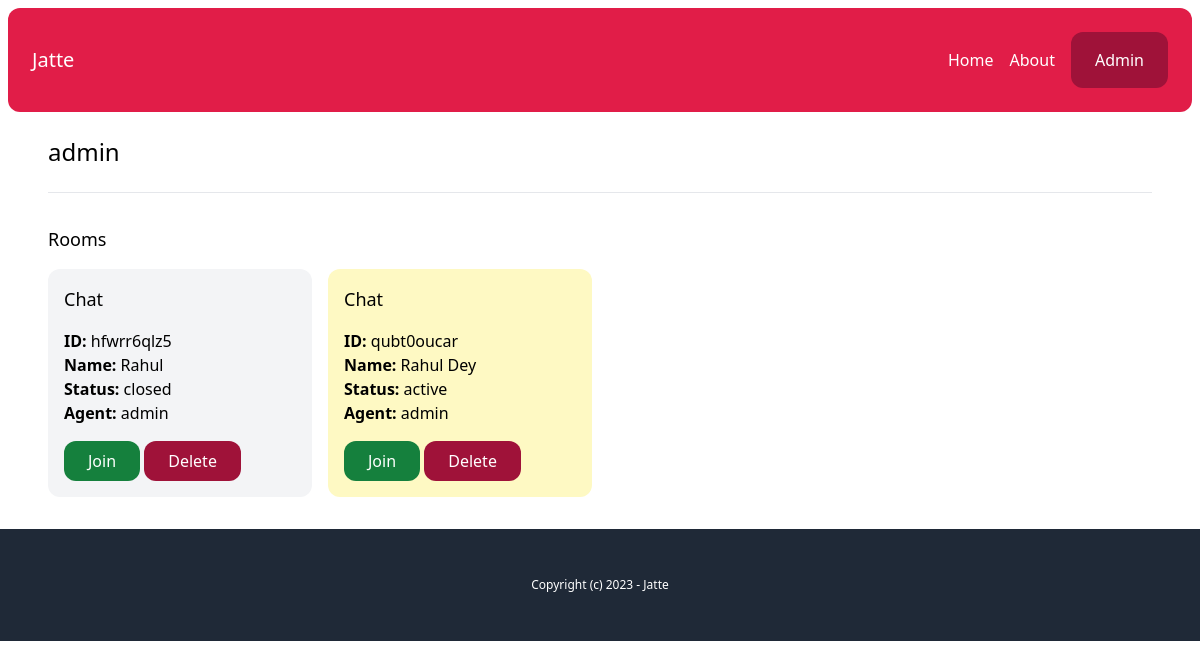
The app's page /chat-admin/users/d55b9708-240c-491c-9706-deb8e9afe98f (signed in) with its own data.
### account/models.py (models this page shows)
class User(AbstractBaseUser, PermissionsMixin):
    AGENT = 'agent'
    MANAGER = 'manager'
    ROLES_CHOICES = (
        (AGENT, 'Agent'),
        (MANAGER, 'Manager'),
    )
    id = models.UUIDField(primary_key=True, default=uuid.uuid4, editable=False)
    email = models.EmailField(unique=True)
    name = models.CharField(max_length=255, blank=True, default='')
    role = models.CharField(max_length=20, choices=ROLES_CHOICES, default=AGENT)
    is_active = models.BooleanField(default=True)
    is_superuser = models.BooleanField(default=False)
    is_staff = models.BooleanField(default=False)
    date_joined = models.DateTimeField(default=timezone.now)
    last_login = models.DateTimeField(blank=True, null=True)
    objects = CustomUserManager()
    USERNAME_FIELD = 'email'
    EMAIL_FIELD = 'email'
    REQUIRED_FIELDS = ['name']

### chat/models.py (models this page shows, shortened)
class Room(models.Model):
    WAITING = 'waiting'
    ACTIVE = 'active'
    CLOSED = 'closed'
    CHOICES_STATUS = (
        (WAITING, 'waiting'),
        (ACTIVE, 'active'),
        (CLOSED, 'closed'),
    )
    uuid = models.CharField(max_length=255)
    client = models.CharField(max_length=255)
    agent = models.ForeignKey(User, related_name='rooms', null=True, blank=True, on_delete=models.SET_NULL)
    messages = models.ManyToManyField(Message, blank=True)
    url = models.CharField(max_length=255, blank=True, null=True)
    status = models.CharField(max_length=20, choices=CHOICES_STATUS, default=WAITING)
    created_at = models.DateTimeField(auto_now_add=True)
    class Meta:
        ordering = ('-created_at',)

### chat/views.py (the view)
# urls.py: path('chat-admin/users/<uuid:uuid>', views.user_detail, name='user_detail'),
@login_required
def user_detail(request, uuid):
    user = User.objects.get(pk=uuid)
    rooms = user.rooms.all()
    return render(request, 'chat/user_detail.html', {
        'user':user,
        'rooms':rooms
    })

### chat/templates/chat/user_detail.html
{% extends 'core/base.html' %}
{% block content %}
    <h1 class="text-2xl">{{ user.name }}</h1>
    <hr class="my-6">
        {% include 'chat/partials/room_list.html' %}
{% endblock %}

### chat/templates/chat/partials/room_list.html
<div class="mt-8">
    <h2 class="mb-4 text-lg">Rooms</h2>
    <div class="grid grid-cols-4 gap-4">
        {% for room in rooms %}
            <div class="p-4 rounded-xl {% if room.status == 'waiting' %} bg-emerald-100 {% elif room.status == 'active' %} bg-yellow-100 {% else %} bg-gray-100 {% endif %}">
                <h3 class="mb-4 text-lg">Chat</h3>
                <p>
                    <b>ID:</b> {{room.uuid}} <br>
                    <b>Name:</b> {{room.client}} <br>
                    <b>Status:</b> {{room.get_status_display}} <br>
                    <b>Agent: </b>{% firstof room.agent.name 'None yet...' %}
                </p>
                <a href="{% url 'chat:room' room.uuid %}" class="mt-4 inline-block py-2 px-6 bg-green-700 text-white rounded-xl">Join</a>
                <a href="{% url 'chat:delete_room' room.uuid %}" class="mt-4 inline-block py-2 px-6 bg-rose-800 text-white rounded-xl">Delete</a>
            </div>
        {% endfor %}
    </div>
</div>

### records on screen
User: name "admin"
Room: uuid "hfwrr6qlz5", client "Rahul", status "closed", agent.name "admin"
Room: uuid "qubt0oucar", client "Rahul Dey", status "active", agent.name "admin"
